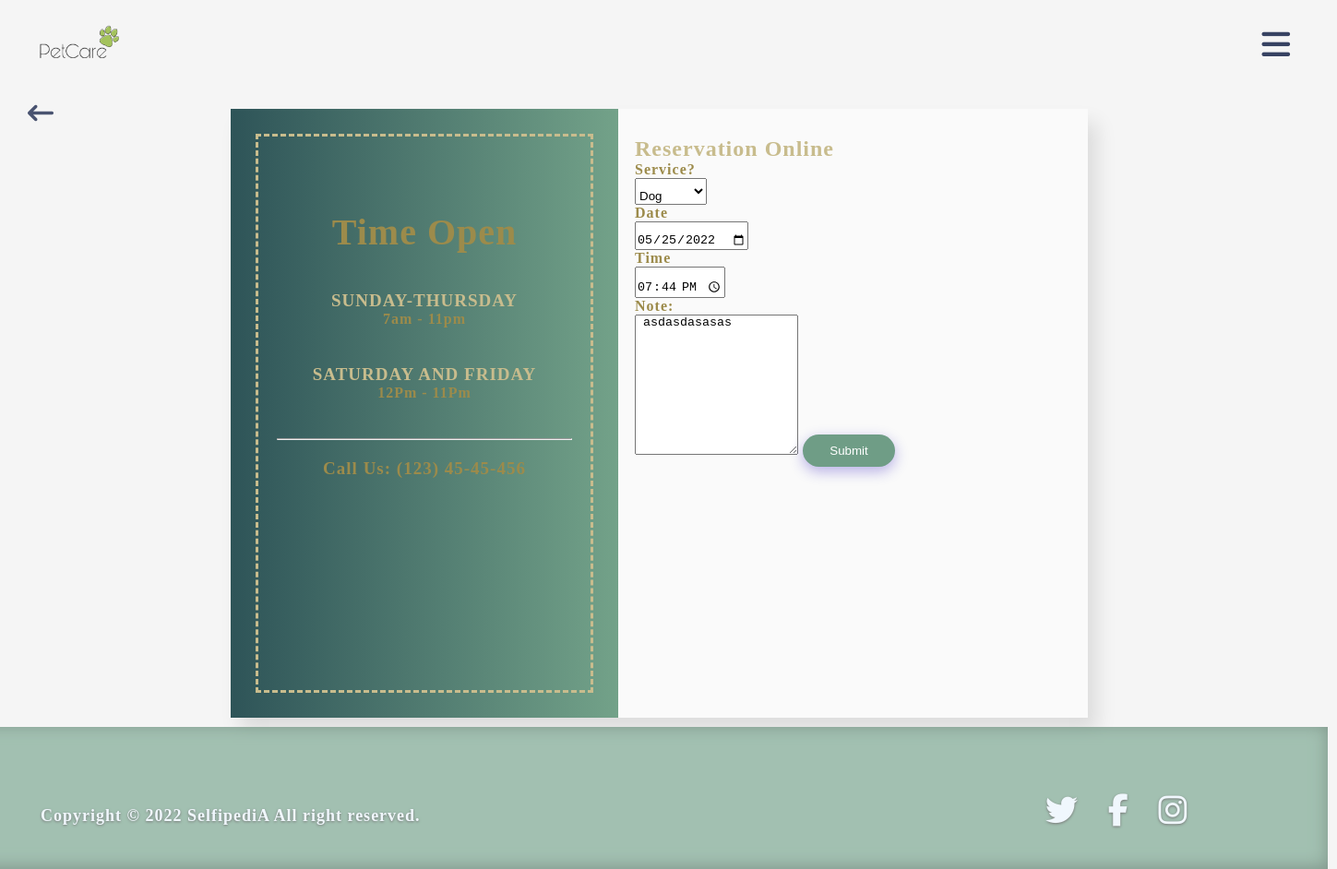
Screenshot of /users/pet-request-edit.php?id=3 with the database file from the repository.
### tables this page shows
CREATE TABLE `reservations` (
  `id` int(11) NOT NULL,
  `petId` int(11) NOT NULL,
  `userId` int(11) NOT NULL,
  `pet` varchar(50) NOT NULL,
  `service` varchar(50) NOT NULL,
  `date` varchar(50) NOT NULL,
  `time` varchar(50) NOT NULL,
  `details` text NOT NULL,
  `status` int(11) NOT NULL COMMENT '1=accept',
  `created_at` timestamp NOT NULL DEFAULT current_timestamp() ON UPDATE current_timestamp(),
  `updated_at` timestamp NOT NULL DEFAULT current_timestamp() ON UPDATE current_timestamp()
);

CREATE TABLE `services` (
  `id` int(11) NOT NULL,
  `name` varchar(50) NOT NULL,
  `image` text NOT NULL,
  `details` longtext NOT NULL,
  `price` varchar(50) NOT NULL,
  `status` int(11) NOT NULL,
  `created_at` timestamp NOT NULL DEFAULT current_timestamp() ON UPDATE current_timestamp(),
  `updated_at` timestamp NOT NULL DEFAULT current_timestamp() ON UPDATE current_timestamp()
);

### users/pet-request-edit.php (the view, shortened to what this page needs)
<?php
include '../db.php';
            ?>
<!DOCTYPE html>
<html lang="en">
<head>
<link rel="stylesheet" href="../css/request.css">
</head>
<body>
<img src="../images/logo2.png" alt="logo" class="logo">
<div class="container">
<div class="container-time">
<h2 class="heading">Time Open</h2>
<h3 class="-days">SUNDAY-THURSDAY</h3>
<p>7am - 11pm</p>
<h3 class="-days">SATURDAY AND FRIDAY</h3>
<p>12Pm - 11Pm</p>
<hr>
<h4 class="-phone">Call Us: (123) 45-45-456</h4>
</div>
<div class="container-form">
<h2 align="left" class="heading-booking">Reservation Online</h2>
  <?php
$sql = "SELECT * from reservations  where id='" . $_GET['id'] . "' ";
$query = mysqli_query($db, $sql);
if (mysqli_num_rows($query) > 0) {
    while ($row1 = mysqli_fetch_assoc($query)) {
?>
<form method="post" action="">
<div class="form-field">
<p>Service?</p>
<select name="service" required>
<?php
$sql2 = "SELECT * from services";
$run_query2 = mysqli_query($db, $sql2);
if (mysqli_num_rows($run_query2) > 0) {
    while ($row2 = mysqli_fetch_assoc($run_query2)) {
?>
<option <?php if($row1['service']==$row2['id']){
                                    echo "selected";
                                } ?> value="<?php echo $row2['id'] ?>"><?php echo $row2['name'] ?></option>
<?php
    }
}
                  ?>
</select>
<p>Date</p>
<input name="date" type="date" required value="<?php echo $row1['date'] ?>">
<p>Time</p>
<input name="time" type="time" required value="<?php echo $row1['time'] ?>" >
<p>Note:</p>
<textarea rows="10" name="details" placeholder="your note" required> <?php echo $row1['details'] ?></textarea>
<button class="bUtton">Submit</button>
</form>
<?php
    }
}
                ?>
</div>
</div>
<label for="check">
        <i class="fas fa-bars" id="btn"></i>
</label>
        <div class="back">
            <a href="profile.php">
                <p> <i class="fa-solid fa-arrow-left-long"></i> </p>
            </a>
        </div>
<div class="footer">
                <div class="social">
                    <a href="#"><i class="fa-brands fa-twitter"></i></a>
                    <a href="#"><i class="fa-brands fa-facebook-f"></i></a>
                    <a href="#"><i class="fa-brands fa-instagram"></i></a>
                </div>
                <div class="rights">
                    <p>Copyright &copy 2022 SelfipediA All right reserved.</p>
                </div>
            </div>
</body>
</html>

### css/request.css (style rules this page uses)
* { margin: 0; padding: 0; }
body { background: whitesmoke; font-family: "Times New Roman", Times, serif; font-weight: 200; color: #fff; letter-spacing: 1px; }
.container { position: absolute; background-color: #fafafa; margin: 250px; box-shadow: 10px 15px 20px rgba(0, 0, 0, 0.1); display: flex; margin-top: -70px; }
.logo { width: 289px; margin-top: -105px; margin-left: -60px; }
.container-time { background-image: linear-gradient( to right, rgb(46 84 88), rgb(115, 162, 137) ); padding: 50px; outline: 3px dashed #c8bc8d; color: #9c8b4b; outline-offset: -30px; text-align: center; width: 320px; height: 560px; }
.heading { margin-top: 60px; font-size: 40px; }
.-days { margin-top: 40px; color: #c8bc8d; font-size: 19px; }
.heading-booking { margin-top: 10px; color: #c8bc8d; }
hr { margin-top: 40px; }
.-phone { margin-top: 20px; font-size: 19px; }
.container-form { padding: 20px 0; margin: 0px 19px 0px 18px; color: #000; }
form { display: flex; grid-row-gap: 20px; }
p { font-weight: bold; color: #9c8b4b; }
input, select { padding: 10px 0px 0px 0px; margin-right: 20px; }
button { background: #6f9d86; width: 100px; height: 35px; border: none; outline: none; color: white; border-radius: 30px; box-shadow: 0px 5px 15px rgba(28, 0, 181, 0.3); margin-top: 20px; margin-right: 190px; }
.footer { width: 1479px; height: 154px; position: absolute; margin-top: 600px; margin-left: -40px; box-shadow: antiquewhite; box-shadow: inset 0px -2px 18px 0px rgb(98 126 112); background-color: rgb(142 180 161); opacity: 0.8; text-shadow: 0px 1px 3px #575757; }
.footer .social { margin-left: 1173px; font-size: 35px; margin-top: 72px; letter-spacing: 12px; color: aliceblue; }
.footer p { font-size: 18px; color: aliceblue; margin-left: 84px; margin-top: -26px; }
.footer a { color: aliceblue; }
label #btn, label #cancel2 { position: absolute; cursor: pointer; border-radius: 3px; }
label #btn { right: 49px; top: 25px; font-size: 35px; color: rgb(55 66 98); padding: 6px 1px; }
.back { margin-top: -79px; position: absolute; margin-left: 30px; }
.back i { font-size: 28px; color: rgb(55 66 98); opacity: 0.9; }

### rows the page displays
reservations: service "Dog", date "05/25/2022", time "19:44", details "asdasdasasas"
